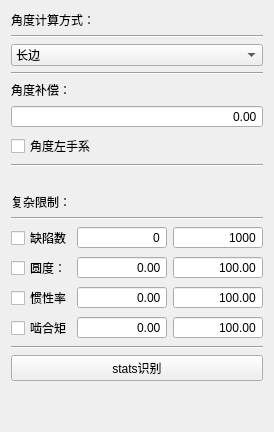
        <widget class="QWidget" name="tab_6">
         <attribute name="title">
          <string>页</string>
         </attribute>
         <layout class="QVBoxLayout" name="verticalLayout_30">
          <item>
           <layout class="QVBoxLayout" name="verticalLayout_29">
            <item>
             <widget class="QLabel" name="label_30">
              <property name="text">
               <string>角度计算方式：</string>
              </property>
             </widget>
            </item>
            <item>
             <widget class="Line" name="line_37">
              <property name="orientation">
               <enum>Qt::Horizontal</enum>
              </property>
             </widget>
            </item>
            <item>
             <layout class="QHBoxLayout" name="horizontalLayout_Angle_type"/>
            </item>
            <item>
             <widget class="QComboBox" name="comboBox_Angle_type">
              <item>
               <property name="text">
                <string>长边</string>
               </property>
              </item>
              <item>
               <property name="text">
                <string>缺陷</string>
               </property>
              </item>
              <item>
               <property name="text">
                <string>特征</string>
               </property>
              </item>
              <item>
               <property name="text">
                <string>重心</string>
               </property>
              </item>
              <item>
               <property name="text">
                <string>复杂</string>
               </property>
              </item>
             </widget>
            </item>
            <item>
             <widget class="Line" name="line_38">
              <property name="orientation">
               <enum>Qt::Horizontal</enum>
              </property>
             </widget>
            </item>
            <item>
             <widget class="QLabel" name="label_13">
              <property name="text">
               <string>角度补偿：</string>
              </property>
             </widget>
            </item>
            <item>
             <widget class="QDoubleSpinBox" name="doubleSpinBox_Angle_com">
              <property name="alignment">
               <set>Qt::AlignRight|Qt::AlignTrailing|Qt::AlignVCenter</set>
              </property>
              <property name="buttonSymbols">
               <enum>QAbstractSpinBox::NoButtons</enum>
              </property>
              <property name="minimum">
               <double>-360.000000000000000</double>
              </property>
              <property name="maximum">
               <double>360.000000000000000</double>
              </property>
             </widget>
            </item>
            <item>
             <widget class="QCheckBox" name="checkBox_Angle_left">
              <property name="text">
               <string>角度左手系</string>
              </property>
             </widget>
            </item>
            <item>
             <widget class="Line" name="line_40">
              <property name="orientation">
               <enum>Qt::Horizontal</enum>
              </property>
             </widget>
            </item>
            <item>
             <widget class="QLabel" name="label_32">
              <property name="text">
               <string/>
              </property>
             </widget>
            </item>
            <item>
             <widget class="QLabel" name="label_31">
              <property name="text">
               <string>复杂限制：</string>
              </property>
             </widget>
            </item>
            <item>
             <widget class="Line" name="line_39">
              <property name="orientation">
               <enum>Qt::Horizontal</enum>
              </property>
             </widget>
            </item>
            <item>
             <layout class="QHBoxLayout" name="horizontalLayout_32">
              <property name="topMargin">
               <number>0</number>
              </property>
              <property name="bottomMargin">
               <number>0</number>
              </property>
              <item>
               <widget class="QCheckBox" name="checkBox_hullnum">
                <property name="minimumSize">
                 <size>
                  <width>50</width>
                  <height>0</height>
                 </size>
                </property>
                <property name="maximumSize">
                 <size>
                  <width>60</width>
                  <height>16777215</height>
                 </size>
                </property>
                <property name="font">
                 <font>
                  <pointsize>9</pointsize>
                 </font>
                </property>
                <property name="text">
                 <string>缺陷数：</string>
                </property>
               </widget>
              </item>
              <item>
               <widget class="QSpinBox" name="spinBox_min_hullnum">
                <property name="minimumSize">
                 <size>
                  <width>90</width>
                  <height>0</height>
                 </size>
                </property>
                <property name="alignment">
                 <set>Qt::AlignRight|Qt::AlignTrailing|Qt::AlignVCenter</set>
                </property>
                <property name="buttonSymbols">
                 <enum>QAbstractSpinBox::NoButtons</enum>
                </property>
                <property name="maximum">
                 <number>1000</number>
                </property>
               </widget>
              </item>
              <item>
               <widget class="QSpinBox" name="spinBox_max_hullnum">
                <property name="minimumSize">
                 <size>
                  <width>90</width>
                  <height>0</height>
                 </size>
                </property>
                <property name="alignment">
                 <set>Qt::AlignRight|Qt::AlignTrailing|Qt::AlignVCenter</set>
                </property>
                <property name="buttonSymbols">
                 <enum>QAbstractSpinBox::NoButtons</enum>
                </property>
                <property name="maximum">
                 <number>1000</number>
                </property>
                <property name="value">
                 <number>1000</number>
                </property>
               </widget>
              </item>
             </layout>
            </item>
            <item>
             <layout class="QHBoxLayout" name="horizontalLayout_21">
              <property name="topMargin">
               <number>0</number>
              </property>
              <property name="bottomMargin">
               <number>0</number>
              </property>
              <item>
               <widget class="QCheckBox" name="checkBox_cir">
                <property name="minimumSize">
                 <size>
                  <width>50</width>
                  <height>0</height>
                 </size>
                </property>
                <property name="maximumSize">
                 <size>
                  <width>60</width>
                  <height>16777215</height>
                 </size>
                </property>
                <property name="text">
                 <string>圆度：</string>
                </property>
               </widget>
              </item>
              <item>
               <widget class="QDoubleSpinBox" name="doubleSpinBox_min_cir">
                <property name="minimumSize">
                 <size>
                  <width>90</width>
                  <height>0</height>
                 </size>
                </property>
                <property name="alignment">
                 <set>Qt::AlignRight|Qt::AlignTrailing|Qt::AlignVCenter</set>
                </property>
                <property name="buttonSymbols">
                 <enum>QAbstractSpinBox::NoButtons</enum>
                </property>
                <property name="maximum">
                 <double>100.000000000000000</double>
                </property>
                <property name="singleStep">
                 <double>0.100000000000000</double>
                </property>
               </widget>
              </item>
              <item>
               <widget class="QDoubleSpinBox" name="doubleSpinBox_max_cir">
                <property name="minimumSize">
                 <size>
                  <width>90</width>
                  <height>0</height>
                 </size>
                </property>
                <property name="alignment">
                 <set>Qt::AlignRight|Qt::AlignTrailing|Qt::AlignVCenter</set>
                </property>
                <property name="buttonSymbols">
                 <enum>QAbstractSpinBox::NoButtons</enum>
                </property>
                <property name="maximum">
                 <double>100.000000000000000</double>
                </property>
                <property name="singleStep">
                 <double>0.100000000000000</double>
                </property>
                <property name="value">
                 <double>100.000000000000000</double>
                </property>
               </widget>
              </item>
             </layout>
            </item>
            <item>
             <layout class="QHBoxLayout" name="horizontalLayout_22">
              <property name="topMargin">
               <number>0</number>
              </property>
              <property name="bottomMargin">
               <number>0</number>
              </property>
              <item>
               <widget class="QCheckBox" name="checkBox_pyl">
                <property name="minimumSize">
                 <size>
                  <width>50</width>
                  <height>0</height>
                 </size>
                </property>
                <property name="maximumSize">
                 <size>
                  <width>60</width>
                  <height>16777215</height>
                 </size>
                </property>
                <property name="text">
                 <string>惯性率：</string>
                </property>
               </widget>
              </item>
              <item>
               <widget class="QDoubleSpinBox" name="doubleSpinBox_min_pyl">
                <property name="minimumSize">
                 <size>
                  <width>90</width>
                  <height>0</height>
                 </size>
                </property>
                <property name="alignment">
                 <set>Qt::AlignRight|Qt::AlignTrailing|Qt::AlignVCenter</set>
                </property>
                <property name="buttonSymbols">
                 <enum>QAbstractSpinBox::NoButtons</enum>
                </property>
                <property name="maximum">
                 <double>100.000000000000000</double>
                </property>
                <property name="singleStep">
                 <double>0.100000000000000</double>
                </property>
               </widget>
              </item>
              <item>
               <widget class="QDoubleSpinBox" name="doubleSpinBox_max_pyl">
                <property name="minimumSize">
                 <size>
                  <width>90</width>
                  <height>0</height>
                 </size>
                </property>
                <property name="alignment">
                 <set>Qt::AlignRight|Qt::AlignTrailing|Qt::AlignVCenter</set>
                </property>
                <property name="buttonSymbols">
                 <enum>QAbstractSpinBox::NoButtons</enum>
                </property>
                <property name="maximum">
                 <double>100.000000000000000</double>
                </property>
                <property name="singleStep">
                 <double>0.100000000000000</double>
                </property>
                <property name="value">
                 <double>100.000000000000000</double>
                </property>
               </widget>
              </item>
             </layout>
            </item>
            <item>
             <layout class="QHBoxLayout" name="horizontalLayout_23">
              <property name="topMargin">
               <number>0</number>
              </property>
              <property name="bottomMargin">
               <number>0</number>
              </property>
              <item>
               <widget class="QCheckBox" name="checkBox_rectsize">
                <property name="minimumSize">
                 <size>
                  <width>50</width>
                  <height>0</height>
                 </size>
                </property>
                <property name="maximumSize">
                 <size>
                  <width>60</width>
                  <height>16777215</height>
                 </size>
                </property>
                <property name="font">
                 <font>
                  <pointsize>9</pointsize>
                 </font>
                </property>
                <property name="text">
                 <string>啮合矩：</string>
                </property>
               </widget>
              </item>
              <item>
               <widget class="QDoubleSpinBox" name="doubleSpinBox_min_rectsize">
                <property name="minimumSize">
                 <size>
                  <width>90</width>
                  <height>0</height>
                 </size>
                </property>
                <property name="alignment">
                 <set>Qt::AlignRight|Qt::AlignTrailing|Qt::AlignVCenter</set>
                </property>
                <property name="buttonSymbols">
                 <enum>QAbstractSpinBox::NoButtons</enum>
                </property>
                <property name="maximum">
                 <double>100.000000000000000</double>
                </property>
                <property name="singleStep">
                 <double>0.100000000000000</double>
                </property>
               </widget>
              </item>
              <item>
               <widget class="QDoubleSpinBox" name="doubleSpinBox_max_rectsize">
                <property name="minimumSize">
                 <size>
                  <width>90</width>
                  <height>0</height>
                 </size>
                </property>
                <property name="alignment">
                 <set>Qt::AlignRight|Qt::AlignTrailing|Qt::AlignVCenter</set>
                </property>
                <property name="buttonSymbols">
                 <enum>QAbstractSpinBox::NoButtons</enum>
                </property>
                <property name="maximum">
                 <double>100.000000000000000</double>
                </property>
                <property name="singleStep">
                 <double>0.100000000000000</double>
                </property>
                <property name="value">
                 <double>100.000000000000000</double>
                </property>
               </widget>
              </item>
             </layout>
            </item>
            <item>
             <widget class="Line" name="line_41">
              <property name="orientation">
               <enum>Qt::Horizontal</enum>
              </property>
             </widget>
            </item>
            <item>
             <widget class="QPushButton" name="pushButton_stats_2">
              <property name="text">
               <string>stats识别</string>
              </property>
             </widget>
            </item>
            <item>
             <spacer name="verticalSpacer_6">
              <property name="orientation">
               <enum>Qt::Vertical</enum>
              </property>
              <property name="sizeHint" stdset="0">
               <size>
                <width>20</width>
                <height>40</height>
               </size>
              </property>
             </spacer>
            </item>
           </layout>
          </item>
         </layout>
        </widget>
